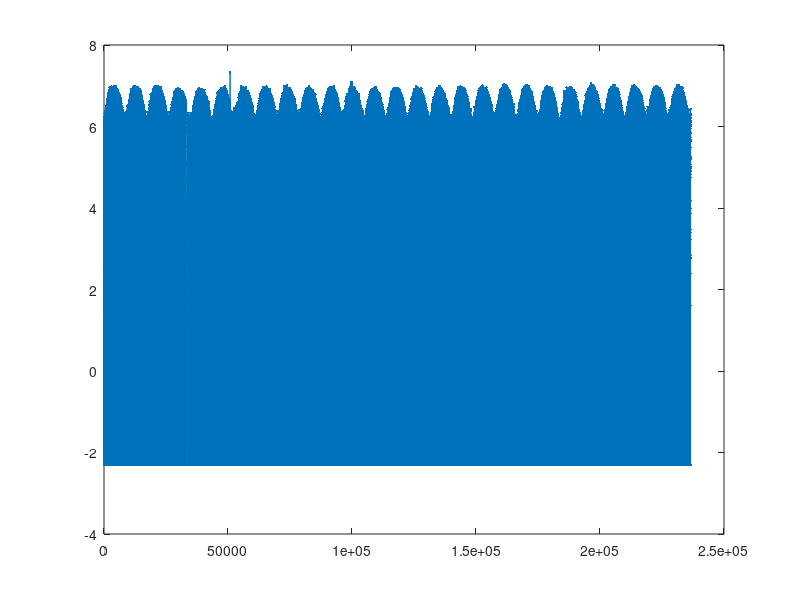
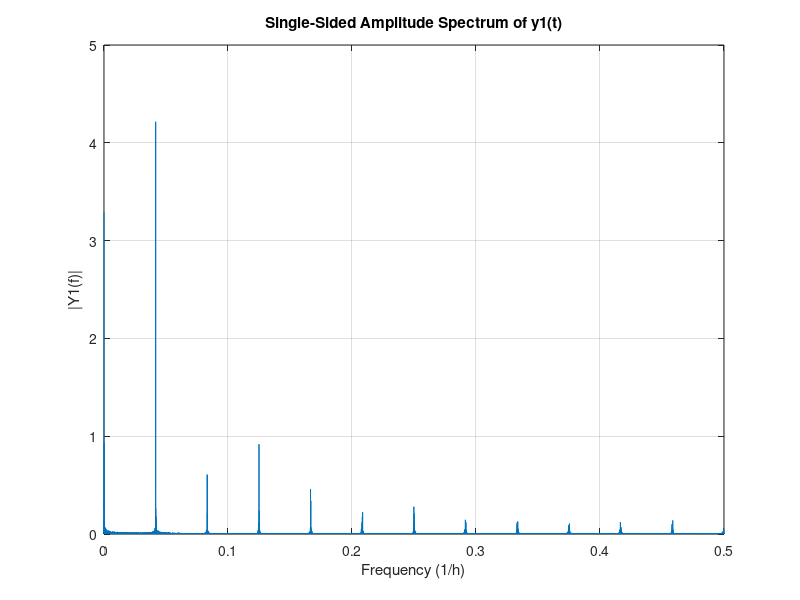
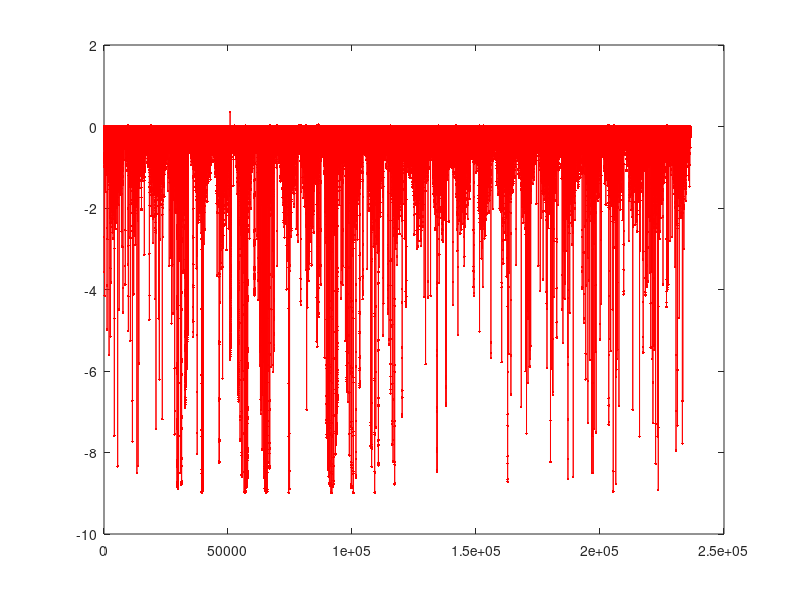

Write the MATLAB code that produced these figures, in order.
clear all
close all
clc
%dat=[x0911(:,2:2:48); x9508_star(:,2:2:48)];
Cos = zeros(24,1);
f = @(x) cos(pi*(x-12)/12);
for i = 1:24
    Cos(i) = quad( f,i-1,i);
end
save Cos
load Cos
load('dat.mat');
value=dat;

[lx ly] = size(value);

Eseq = zeros(lx*ly,1);
for i = 1:lx
    for j = 1:ly
        Eseq((i-1)*24+j) = value(i,j);
        if ~( Eseq((i-1)*24+j) >= 0.1 && Eseq((i-1)*24+j) < 2000)
            Eseq((i-1)*24+j) = 0.1;
        end
    end
end
Year27log = log(Eseq);
figure;
plot(Year27log,'.-')

L = length(Year27log);
NFFT = 2^nextpow2(L);
y = fft(Year27log,NFFT)/L;
Fs = 1;
f = Fs/2*linspace(0,1,NFFT/2+1);
figure;
plot(f,2*abs(y(1:NFFT/2+1))) 
title('Single-Sided Amplitude Spectrum of y1(t)')
xlabel('Frequency (1/h)')
ylabel('|Y1(f)|')
grid on


lat = 39.742*pi/180;
lon = 105.18;
D = 1:365;
Dangle = 2*pi*(D-1)/365;
E0 = 1.000110 + 0.034221*cos(Dangle) + 0.001280*sin(Dangle) + 0.000719*cos(2*Dangle) + 0.000077*sin(2*Dangle);
Theta = 0.006918 - 0.399912*cos(Dangle) + 0.070257*sin(Dangle) - 0.006758*cos(2*Dangle) + 0.000907*sin(2*Dangle) - 0.002697*cos(3*Dangle) + 0.00148*sin(3*Dangle);
Et = (0.000075 + 0.001868*cos(Dangle) - 0.032077*sin(Dangle) - 0.014615*cos(2*Dangle) - 0.04089*sin(2*Dangle))*229.18/60;
LAT = 4*(105-lon)/60 + Et;

n = 1:365;
ThetaC = 23.45* sin(2*pi*(284+n)/365)*pi/180;
Alpha = pi*(n-12)/12;
Sinh = zeros(365*24,1);
Sinhh = zeros(365*24,1);
Sind = zeros(365,1);
for d = 1:365
    f = @(x) 1367*E0(d)*max(sin(lat)* sin(Theta(d)) + cos(lat)*cos(Theta(d))*cos(pi*(x-12)/12),0);
    for h = 1:24
        Sinh((d-1)*24+h) = integral(f,h-1 + LAT(d),h + LAT(d));   
        if Sinh((d-1)*24+h) < 0.1
            Sinh((d-1)*24+h) = 0.1;
        else
            Sinhh((d-1)*24+h) = Sinh((d-1)*24+h)/1367/E0(d);
        end       
    end    
    Sind(d) = integral(f,0+ LAT(d),24+ LAT(d));
end

Sinh = log(Sinh);
Year27log = reshape(Year27log,365*24,27);

Pure = zeros(size(Year27log));
for i = 1:27
    Pure(:,i) = (Year27log(:,i) - Sinh).*Sinhh;
end
Pure = reshape(Pure,365*24*27,1);
figure;
plot(Pure,'.-r')


% Yearnew1 = zeros(size(Year27log));
% NorSinh = zeros(size(Sinh));
% for d = 1:365
%     xx = Sinh((d-1)*24+1:d*24);
%     xx = xx - mean(xx);
%     NorSinh((d-1)*24+1:d*24) = xx/norm(xx);
% end
% figure;
% plot(NorSinh,'.-')
% for i = 1:27
%     for d = 1:365
%         yy= Year27log((d-1)*24+1:d*24,i) - mean(Year27log((d-1)*24+1:d*24,i));
%         Co = sum(yy.*NorSinh((d-1)*24+1:d*24));
%         Yearnew1((d-1)*24+1:d*24,i) = yy - Co*NorSinh((d-1)*24+1:d*24);
%     end
% end
% Year27new1 = reshape(Yearnew1,27*365*24,1);
% figure;
% plot(Year27new1,'.-g')
% xlabel('Hour')
% ylabel('E(t) - E(t)(E(t)* v(t))')
% 
% L = length(Year27new1);
% NFFT = 2^nextpow2(L);
% y = fft(Year27new1,NFFT)/L;
% Fs = 1;
% f = Fs/2*linspace(0,1,NFFT/2+1);
% figure;
% plot(f,2*abs(y(1:NFFT/2+1))) 
% title('Single-Sided Amplitude Spectrum of y2(t)')
% xlabel('Frequency (1/h)')
% ylabel('|Y2(f)|')
% grid on
% 
% 
